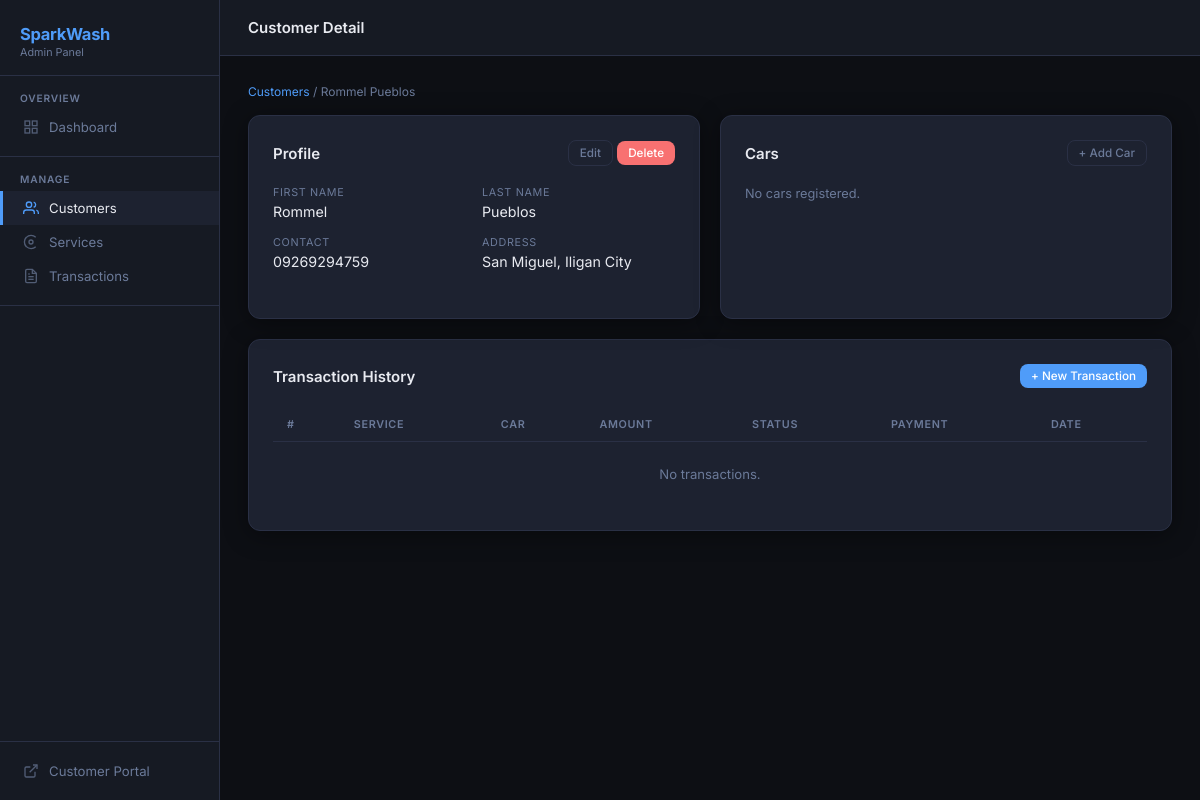
Screenshot of /customer/1/edit/ with the database file from the repository.
### car_wash/models.py (models this page shows)
class Customer(models.Model):
    user           = models.OneToOneField(User, on_delete=models.CASCADE, null=True, blank=True)
    first_name     = models.CharField(max_length=100)
    middle_name    = models.CharField(max_length=100, blank=True)
    last_name      = models.CharField(max_length=100)
    address        = models.CharField(max_length=255, blank=True)
    contact_number = models.CharField(max_length=20, blank=True)
    def __str__(self):
        return f"{self.first_name} {self.last_name}"
    class Meta:
        ordering = ['last_name', 'first_name']

### car_wash/views.py (the view, shortened to what this page needs)
# urls.py: path('customer/<int:pk>/edit/', views.customer_edit, name='customer_edit'),
def customer_edit(request, pk):
    c = get_object_or_404(Customer, pk=pk)
    return render(request, 'customer_edit.html', {'customer': c})

### car_wash/templates/customer_edit.html (shortened to what this page needs)
{% extends "master.html" %}
{% block page_title %}Customer Detail{% endblock %}
{% block content %}
<div class="breadcrumb"><a href="{% url 'customer_list' %}">Customers</a> / {{ customer }}</div>
<div style="display:grid;grid-template-columns:1fr 1fr;gap:20px;margin-top:16px">
  <div class="card">
    <div class="card-header">
      <span class="card-title">Profile</span>
      <div>
        <a href="{% url 'customer_edit' customer.pk %}" class="btn btn-ghost btn-sm">Edit</a>
        <a href="{% url 'customer_delete' customer.pk %}" class="btn btn-danger btn-sm">Delete</a>
      </div>
    </div>
    <div class="detail-grid">
      <div class="detail-item"><div class="di-label">First Name</div><div class="di-value">{{ customer.first_name }}</div></div>
      <div class="detail-item"><div class="di-label">Last Name</div><div class="di-value">{{ customer.last_name }}</div></div>
      <div class="detail-item"><div class="di-label">Contact</div><div class="di-value">{{ customer.contact_number|default:"—" }}</div></div>
      <div class="detail-item"><div class="di-label">Address</div><div class="di-value">{{ customer.address|default:"—" }}</div></div>
    </div>
  </div>
  <div class="card">
    <div class="card-header">
      <span class="card-title">Cars</span>
      <a href="{% url 'car_add' customer.pk %}" class="btn btn-ghost btn-sm">+ Add Car</a>
    </div>
    {% for car in cars %}
    <div style="display:flex;align-items:center;justify-content:space-between;padding:10px 0;border-bottom:1px solid var(--border)">
      <div>
        <div style="font-weight:600">{{ car.plate_number }}</div>
        <div style="color:var(--muted);font-size:.8rem">{{ car.year|default:"" }} {{ car.make }} {{ car.model_name }} — {{ car.color }} {{ car.get_car_type_display }}</div>
      </div>
      <div style="display:flex;gap:6px">
        <a href="{% url 'car_edit' car.pk %}" class="btn btn-ghost btn-sm">Edit</a>
        <a href="{% url 'car_delete' car.pk %}" class="btn btn-danger btn-sm">✕</a>
      </div>
    </div>
    {% empty %}
    <p style="color:var(--muted);font-size:.85rem">No cars registered.</p>
    {% endfor %}
  </div>
</div>
<div class="card" style="margin-top:20px">
  <div class="card-header">
    <span class="card-title">Transaction History</span>
    <a href="{% url 'transaction_new' %}" class="btn btn-primary btn-sm">+ New Transaction</a>
  </div>
  <div class="tbl-wrap">
    <table>
      <thead><tr><th>#</th><th>Service</th><th>Car</th><th>Amount</th><th>Status</th><th>Payment</th><th>Date</th></tr></thead>
      <tbody>
        {% for tx in transactions %}
        <tr>
          <td><a href="{% url 'transaction_detail' tx.pk %}" style="color:var(--accent);text-decoration:none">#{{ tx.pk }}</a></td>
          <td>{{ tx.service.service_name }}</td>
          <td>{% if tx.car %}{{ tx.car.plate_number }}{% else %}—{% endif %}</td>
          <td>₱{{ tx.amount }}</td>
          <td><span class="badge badge-{{ tx.status }}">{{ tx.get_status_display }}</span></td>
          <td>
            {% if tx.payment %}
              <span class="badge badge-{{ tx.payment.status }}">{{ tx.payment.get_status_display }}</span>
            {% else %}
              <a href="{% url 'payment_create' tx.pk %}" class="btn btn-ghost btn-sm">Pay</a>
            {% endif %}
          </td>
          <td style="color:var(--muted);font-size:.8rem">{{ tx.transaction_date|date:"M d, Y" }}</td>
        </tr>
        {% empty %}
        <tr><td colspan="7" style="text-align:center;color:var(--muted);padding:24px">No transactions.</td></tr>
        {% endfor %}
      </tbody>
    </table>
  </div>
</div>
{% endblock %}

### car_wash/static/styles.css (style rules this page uses)
:root { --bg: #0d0f14; --surface: #161a23; --card: #1d2230; --border: #2a3045; --accent: #4f9cf9; --accent2: #6ee7b7; --danger: #f87171; --warn: #fbbf24; --text: #e8eaf0; --muted: #6b7a99; --radius: 12px; --shadow: 0 4px 24px rgba(0,0,0,.4); }
*, *::before, *::after { box-sizing: border-box; margin: 0; padding: 0; }
html { font-size: 15px; }
body { font-family: 'Inter', 'Segoe UI', system-ui, sans-serif; background: var(--bg); color: var(--text); min-height: 100vh; display: flex; }
.card { background: var(--card); border: 1px solid var(--border); border-radius: var(--radius); padding: 24px; box-shadow: var(--shadow); }
.card-header { display: flex; align-items: center; justify-content: space-between; margin-bottom: 20px; }
.card-title { font-size: 1rem; font-weight: 600; }
.tbl-wrap { overflow-x: auto; }
table { width: 100%; border-collapse: collapse; font-size: .875rem; }
th { text-align: left; padding: 10px 14px; font-size: .72rem; font-weight: 600; color: var(--muted); text-transform: uppercase; letter-spacing: .06em; border-bottom: 1px solid var(--border); }
td { padding: 12px 14px; border-bottom: 1px solid var(--border); vertical-align: middle; }
tr:last-child td { border-bottom: none; }
.btn { display: inline-flex; align-items: center; gap: 6px; padding: 8px 16px; border-radius: 8px; font-size: .85rem; font-weight: 500; cursor: pointer; border: none; text-decoration: none; transition: filter .15s, opacity .15s; }
.btn-primary { background: var(--accent); color: #fff; }
.btn-danger { background: var(--danger); color: #fff; }
.btn-ghost { background: transparent; color: var(--muted); border: 1px solid var(--border); }
.btn-sm { padding: 5px 11px; font-size: .78rem; }
.breadcrumb { font-size: .8rem; color: var(--muted); margin-bottom: 6px; }
.breadcrumb a { color: var(--accent); text-decoration: none; }
.detail-grid { display: grid; grid-template-columns: 1fr 1fr; gap: 16px; margin-bottom: 24px; }
.detail-item .di-label { font-size: .72rem; color: var(--muted); text-transform: uppercase; letter-spacing: .06em; margin-bottom: 4px; }
.detail-item .di-value { font-size: .95rem; }

### rows the page displays
Customer: first_name+last_name "Rommel Pueblos", first_name "Rommel", last_name "Pueblos", contact_number "09269294759", address "San Miguel, Iligan City"
